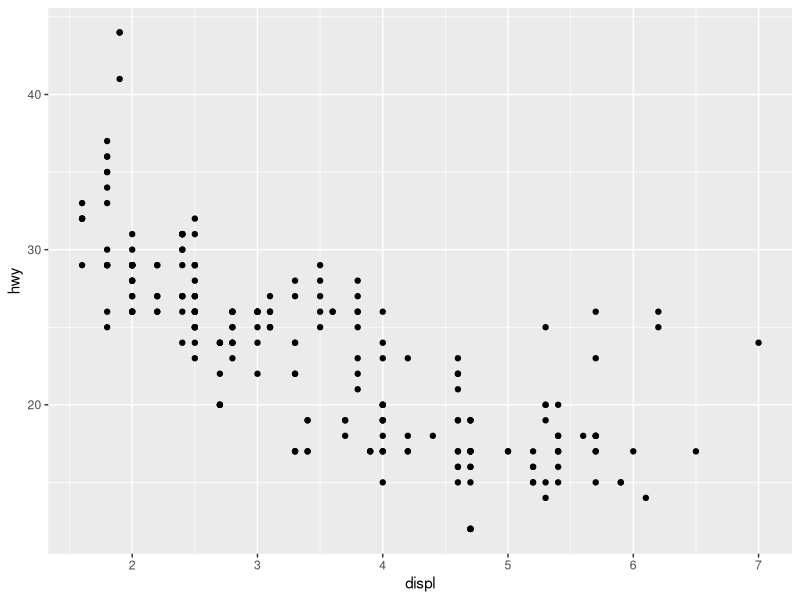
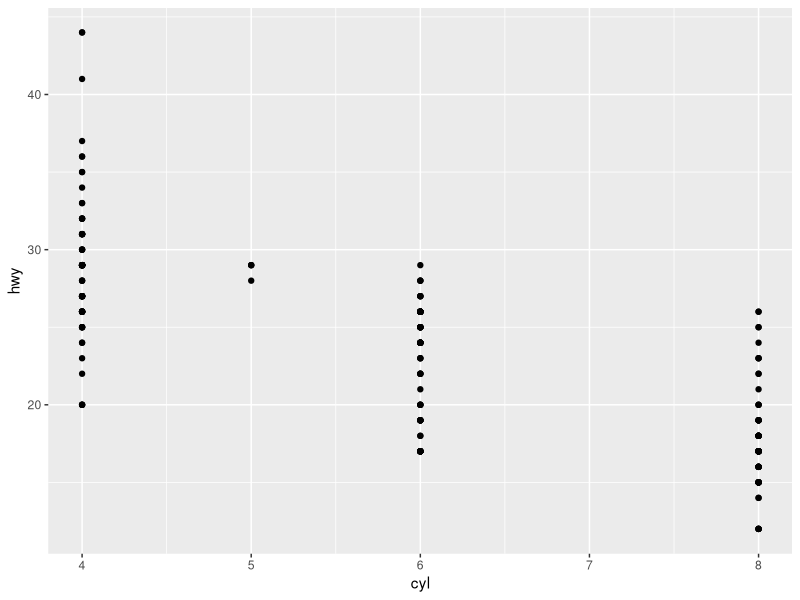
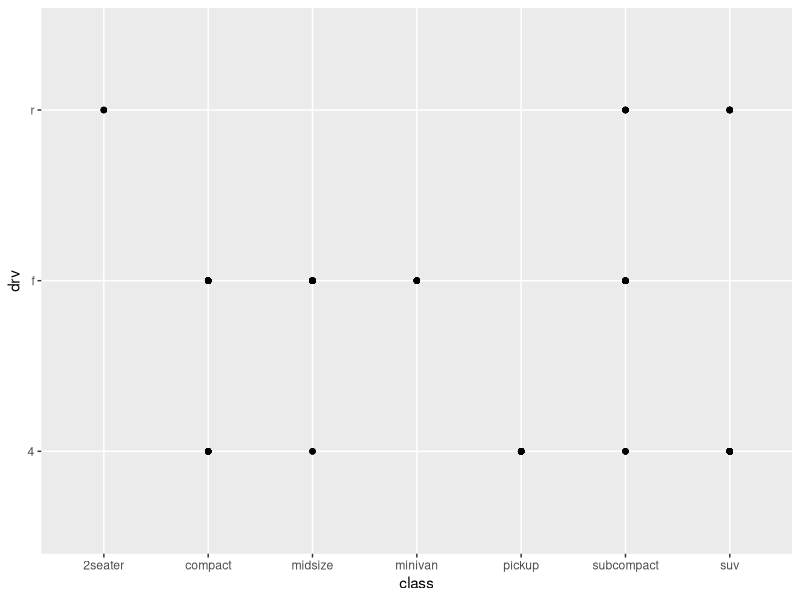
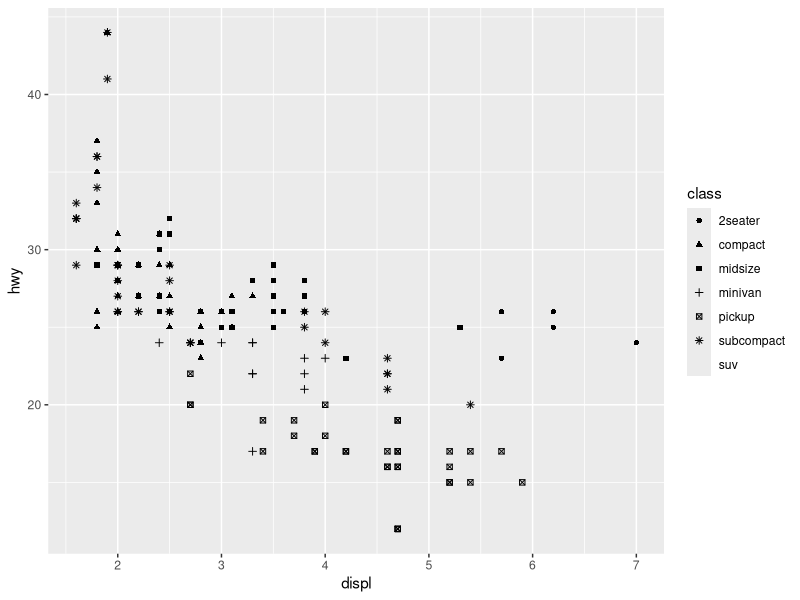
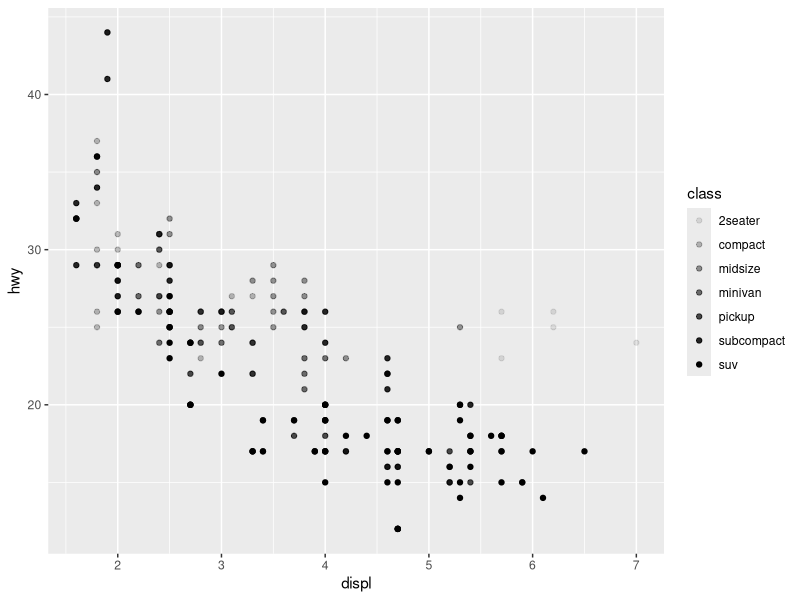
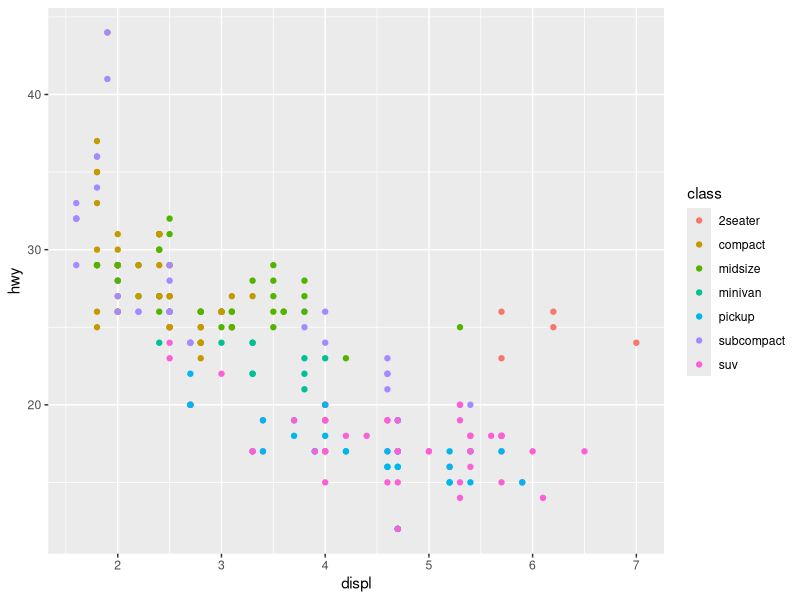
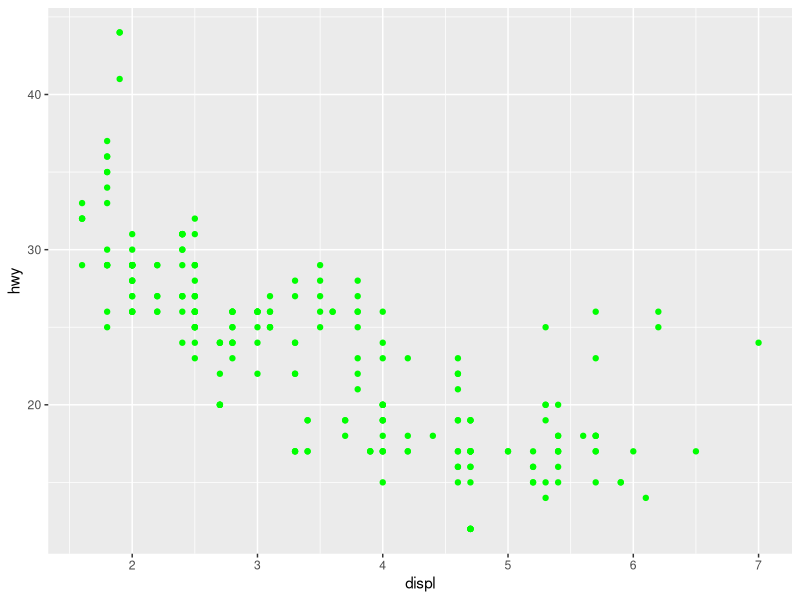
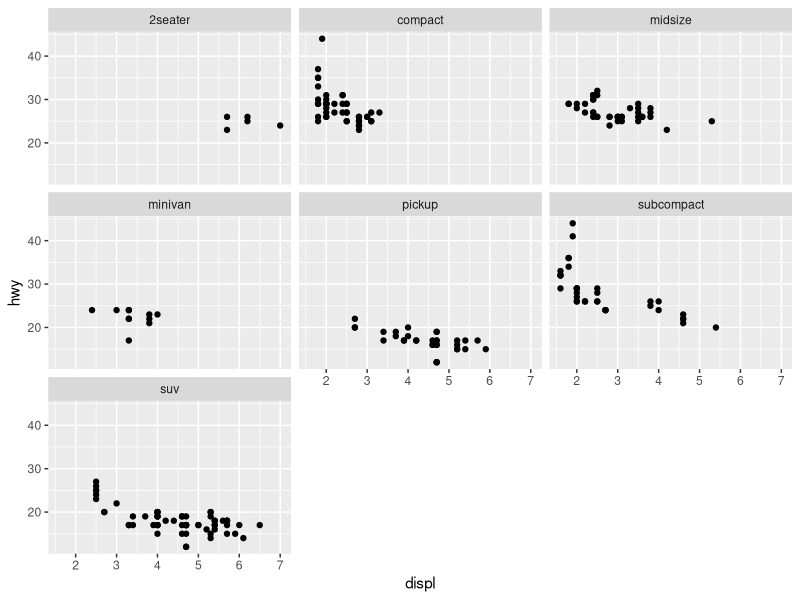

Recreate these plots in R, in order.
## ---- chunk 1
knitr::opts_chunk$set(echo = TRUE)
## ---- chunk 2
#install ggplotg
#install.packages("tidyverse")
library("ggplot2")
library(tidyverse)

# view mpg
mpg

#scatter plot: x as disp and y as hwy.
ggplot(data = mpg) + 
  geom_point(mapping = aes(x = displ, y = hwy))

#scatter plot: x as cyl and y as hwy.
ggplot(data = mpg) + 
  geom_point(mapping = aes(x = cyl, y = hwy))

#scatter plot: x as class and y as drv.
ggplot(data = mpg) + 
  geom_point(mapping = aes(x = class, y = drv))



## ---- chunk 3

#add aesthetic to scatter plot
ggplot(data = mpg) + 
  geom_point(mapping = aes(x = displ, y = hwy,shape = class ))

ggplot(data = mpg) + 
  geom_point(mapping = aes(x = displ, y = hwy, alpha = class))

ggplot(data = mpg) + 
  geom_point(mapping = aes(x = displ, y = hwy, color = class))

#set aesthetic manually
ggplot(data = mpg) + 
  geom_point(mapping = aes(x = displ, y = hwy), col = "green")

## ---- chunk 4

#scatter plots with facets grouped by by classes
ggplot(data = mpg) + 
  geom_point(mapping = aes(x = displ, y = hwy)) + 
  facet_wrap(~ class, nrow = 3)

#scatter plots with facets grouped by drv and cyl
ggplot(data = mpg) + 
  geom_point(mapping = aes(x = displ, y = hwy)) + 
  facet_grid(drv ~ cyl)

## ---- chunk 5
ggplot(data = mpg) + 
  geom_smooth(mapping = aes(x = displ, y = hwy))

#linetype
ggplot(data = mpg) + 
  geom_smooth(mapping = aes(x = displ, y = hwy, linetype = class))

# combine different methods in the same plot
    ggplot(data = mpg) +
  geom_smooth(
    mapping = aes(x = displ, y = hwy, color = class),
    show.legend = FALSE
  )

#combine two geoms
ggplot(data = mpg, mapping = aes(x = displ, y = hwy)) + 
  geom_point() + 
  geom_smooth()


## ---- chunk 6
#plot displ as x and hwy as y, using different colors for classes.
ggplot(data = mpg, mapping = aes(x = displ, y = hwy)) +
  geom_point(mapping = aes(color = class)) + geom_smooth()


#add aes for geom smooth 
ggplot(data = mpg, mapping = aes(x = displ, y = hwy)) + 
  geom_point(mapping = aes(color = class)) + 
  geom_smooth(data = filter(mpg, class == "subcompact"), se = FALSE)


#bar chart
ggplot(data = diamonds) + 
  geom_bar(mapping = aes(x = cut))

#plot summary using ggplot
ggplot(data = diamonds) + 
  stat_summary(
    mapping = aes(x = cut, y = depth),
    fun.ymin = min,
    fun.ymax = max,
    fun.y = median
  )

#use a variable as color/fill
ggplot(data = diamonds) + 
  geom_bar(mapping = aes(x = cut, colour = cut))
ggplot(data = diamonds) + 
  geom_bar(mapping = aes(x = cut, fill = cut))

#stacked bars
ggplot(data = diamonds) + 
  geom_bar(mapping = aes(x = cut, fill = clarity))

#change alpha (if you want to set it to be transparent use fill = NA)
ggplot(data = diamonds, mapping = aes(x = cut, fill = clarity)) + 
  geom_bar(alpha = 1/5, position = "identity")

ggplot(data = diamonds, mapping = aes(x = cut, colour = clarity)) + 
  geom_bar(fill = NA, position = "identity")


## ---- chunk 7
# use position="fill" to plot bars with the same height
ggplot(data = diamonds) + 
  geom_bar(mapping = aes(x = cut, fill = clarity), position = "fill")

# use position="fill" to plot overlapping stacks
ggplot(data = diamonds) + 
  geom_bar(mapping = aes(x = cut, fill = clarity), position = "dodge")

# use coord_flip() to switch x and y axis in a plot

ggplot(data = mpg, mapping = aes(x = displ, y = hwy)) + 
  geom_boxplot()

ggplot(data = mpg, mapping = aes(x = displ, y = hwy)) + 
  geom_boxplot() +
  coord_flip()

# use coord_quickmap() to plot on a map
#install.packages("maps")
nz <- map_data("nz")

ggplot(nz, aes(long, lat, group = group)) +
  geom_polygon(fill = "white", colour = "red")

ggplot(nz, aes(long, lat, group = group)) +
  geom_polygon(fill = "white", colour = "yellow") +
  coord_quickmap()

#use coord_polar() to plot on polar
bar <- ggplot(data = diamonds) + 
  geom_bar(
    mapping = aes(x = cut, fill = cut), 
    show.legend = FALSE,
    width = 1 ) +  theme(aspect.ratio = 1) + labs(x = NULL, y = NULL)

bar
## ---- chunk 8
bar + coord_flip()
bar + coord_polar()
